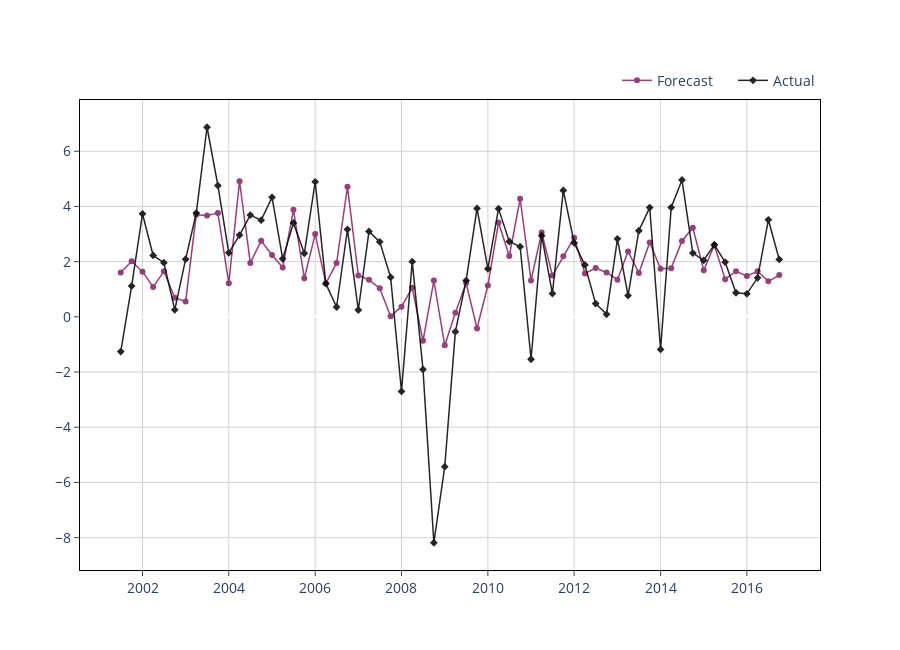

Write notebook code for a chart like this one.
### Code cell
model = Ridge()

model.fit(X_train_encoded, y_train)
train_preds = pd.DataFrame.from_dict({
    "date": X_train_encoded.index,
    "predictions": model.predict(X_train_encoded).reshape(1, -1)[0],
    "actuals": y_train[target_col_name].values
})

# plt.plot(train_preds.date, train_preds.actuals, label="actual") 
# plt.plot(train_preds.date, train_preds.predictions, label="predictions")
# plt.legend();
plot_prediction(dt=train_preds.date, y_pred=train_preds.predictions, y_actual=train_preds.actuals, mode = "lines+markers", legend_position=(1, 1.075))

predictions.append(model.predict(X_train_encoded)[0][0])
print(predictions[-1])
